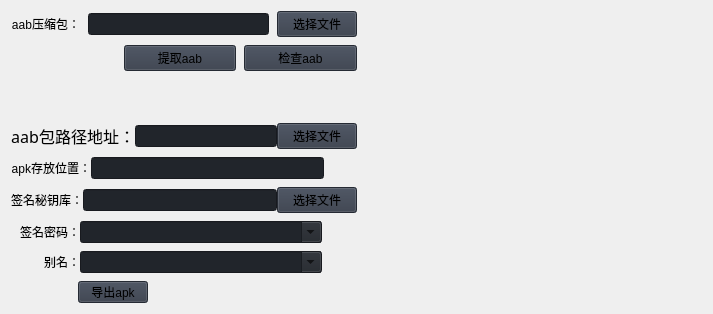
                     <widget class="QWidget" name="new_page2">
                      <layout class="QHBoxLayout" name="horizontalLayout_6" stretch="2,1,1">
                       <item>
                        <layout class="QVBoxLayout" name="aabManager" stretch="0,0,6,1,1,1,1,1,1">
                         <property name="spacing">
                          <number>8</number>
                         </property>
                         <item>
                          <layout class="QHBoxLayout" name="horizontalLayout_16" stretch="2,7,1">
                           <item>
                            <widget class="QLabel" name="label_7">
                             <property name="styleSheet">
                              <string notr="true">font: 12pt &quot;楷体&quot;;</string>
                             </property>
                             <property name="text">
                              <string>aab压缩包：</string>
                             </property>
                             <property name="alignment">
                              <set>Qt::AlignRight|Qt::AlignTrailing|Qt::AlignVCenter</set>
                             </property>
                            </widget>
                           </item>
                           <item>
                            <widget class="QLineEdit" name="zippath">
                             <property name="styleSheet">
                              <string notr="true">background-color: rgb(33, 37, 43);</string>
                             </property>
                             <property name="text">
                              <string/>
                             </property>
                            </widget>
                           </item>
                           <item>
                            <widget class="QPushButton" name="c_file1">
                             <property name="styleSheet">
                              <string notr="true">background-color: rgb(52, 59, 72);</string>
                             </property>
                             <property name="text">
                              <string>选择文件</string>
                             </property>
                            </widget>
                           </item>
                          </layout>
                         </item>
                         <item>
                          <layout class="QHBoxLayout" name="horizontalLayout_17" stretch="2,2,2">
                           <item>
                            <spacer name="horizontalSpacer_4">
                             <property name="orientation">
                              <enum>Qt::Horizontal</enum>
                             </property>
                             <property name="sizeHint" stdset="0">
                              <size>
                               <width>40</width>
                               <height>20</height>
                              </size>
                             </property>
                            </spacer>
                           </item>
                           <item>
                            <widget class="QPushButton" name="btn_aab_2">
                             <property name="styleSheet">
                              <string notr="true">background-color: rgb(52, 59, 72);</string>
                             </property>
                             <property name="text">
                              <string>提取aab</string>
                             </property>
                            </widget>
                           </item>
                           <item>
                            <widget class="QPushButton" name="pushButton_4">
                             <property name="styleSheet">
                              <string notr="true">background-color: rgb(52, 59, 72);</string>
                             </property>
                             <property name="text">
                              <string>检查aab</string>
                             </property>
                            </widget>
                           </item>
                          </layout>
                         </item>
                         <item>
                          <spacer name="verticalSpacer">
                           <property name="orientation">
                            <enum>Qt::Vertical</enum>
                           </property>
                           <property name="sizeHint" stdset="0">
                            <size>
                             <width>20</width>
                             <height>40</height>
                            </size>
                           </property>
                          </spacer>
                         </item>
                         <item>
                          <layout class="QHBoxLayout" name="horizontalLayout_13" stretch="2,7,1">
                           <property name="spacing">
                            <number>0</number>
                           </property>
                           <item>
                            <widget class="QLabel" name="label_2">
                             <property name="font">
                              <font>
                               <family>楷体</family>
                               <pointsize>12</pointsize>
                               <italic>false</italic>
                               <bold>false</bold>
                              </font>
                             </property>
                             <property name="styleSheet">
                              <string notr="true">font: 12pt &quot;楷体&quot;;</string>
                             </property>
                             <property name="text">
                              <string>aab包路径地址：</string>
                             </property>
                             <property name="alignment">
                              <set>Qt::AlignRight|Qt::AlignTrailing|Qt::AlignVCenter</set>
                             </property>
                            </widget>
                           </item>
                           <item>
                            <widget class="QLineEdit" name="aabfilepath">
                             <property name="styleSheet">
                              <string notr="true">background-color: rgb(33, 37, 43);</string>
                             </property>
                            </widget>
                           </item>
                           <item>
                            <widget class="QPushButton" name="c_file2">
                             <property name="styleSheet">
                              <string notr="true">background-color: rgb(52, 59, 72);</string>
                             </property>
                             <property name="text">
                              <string>选择文件</string>
                             </property>
                            </widget>
                           </item>
                          </layout>
                         </item>
                         <item>
                          <layout class="QHBoxLayout" name="horizontalLayout_10" stretch="2,7,1">
                           <property name="spacing">
                            <number>0</number>
                           </property>
                           <item>
                            <widget class="QLabel" name="label_3">
                             <property name="styleSheet">
                              <string notr="true">font: 12pt &quot;楷体&quot;;</string>
                             </property>
                             <property name="text">
                              <string>apk存放位置：</string>
                             </property>
                             <property name="alignment">
                              <set>Qt::AlignRight|Qt::AlignTrailing|Qt::AlignVCenter</set>
                             </property>
                            </widget>
                           </item>
                           <item>
                            <widget class="QLineEdit" name="apkfilepath">
                             <property name="styleSheet">
                              <string notr="true">background-color: rgb(33, 37, 43);</string>
                             </property>
                            </widget>
                           </item>
                           <item>
                            <spacer name="horizontalSpacer_5">
                             <property name="orientation">
                              <enum>Qt::Horizontal</enum>
                             </property>
                             <property name="sizeHint" stdset="0">
                              <size>
                               <width>40</width>
                               <height>20</height>
                              </size>
                             </property>
                            </spacer>
                           </item>
                          </layout>
                         </item>
                         <item>
                          <layout class="QHBoxLayout" name="horizontalLayout_8" stretch="2,7,1">
                           <property name="spacing">
                            <number>0</number>
                           </property>
                           <item>
                            <widget class="QLabel" name="label_4">
                             <property name="styleSheet">
                              <string notr="true">font: 12pt &quot;楷体&quot;;</string>
                             </property>
                             <property name="text">
                              <string>签名秘钥库：</string>
                             </property>
                             <property name="alignment">
                              <set>Qt::AlignRight|Qt::AlignTrailing|Qt::AlignVCenter</set>
                             </property>
                            </widget>
                           </item>
                           <item>
                            <widget class="QLineEdit" name="jksfilepath">
                             <property name="styleSheet">
                              <string notr="true">background-color: rgb(33, 37, 43);</string>
                             </property>
                            </widget>
                           </item>
                           <item>
                            <widget class="QPushButton" name="c_file3">
                             <property name="styleSheet">
                              <string notr="true">background-color: rgb(52, 59, 72);</string>
                             </property>
                             <property name="text">
                              <string>选择文件</string>
                             </property>
                            </widget>
                           </item>
                          </layout>
                         </item>
                         <item>
                          <layout class="QHBoxLayout" name="horizontalLayout_7" stretch="2,7,1">
                           <property name="spacing">
                            <number>0</number>
                           </property>
                           <item>
                            <widget class="QLabel" name="label_5">
                             <property name="styleSheet">
                              <string notr="true">font: 12pt &quot;楷体&quot;;</string>
                             </property>
                             <property name="text">
                              <string>签名密码：</string>
                             </property>
                             <property name="alignment">
                              <set>Qt::AlignRight|Qt::AlignTrailing|Qt::AlignVCenter</set>
                             </property>
                            </widget>
                           </item>
                           <item>
                            <widget class="QComboBox" name="keypass">
                             <property name="sizePolicy">
                              <sizepolicy hsizetype="MinimumExpanding" vsizetype="Maximum">
                               <horstretch>0</horstretch>
                               <verstretch>0</verstretch>
                              </sizepolicy>
                             </property>
                             <property name="styleSheet">
                              <string notr="true">background-color: rgb(33, 37, 43);</string>
                             </property>
                             <property name="editable">
                              <bool>true</bool>
                             </property>
                             <property name="currentText">
                              <string/>
                             </property>
                             <item>
                              <property name="text">
                               <string/>
                              </property>
                             </item>
                             <item>
                              <property name="text">
                               <string>mobiledevices72198</string>
                              </property>
                             </item>
                             <item>
                              <property name="text">
                               <string>amazing485961</string>
                              </property>
                             </item>
                             <item>
                              <property name="text">
                               <string>dn123123</string>
                              </property>
                             </item>
                             <item>
                              <property name="text">
                               <string>combined759426</string>
                              </property>
                             </item>
                             <item>
                              <property name="text">
                               <string>gotaway74516</string>
                              </property>
                             </item>
                             <item>
                              <property name="text">
                               <string>vothub48262</string>
                              </property>
                             </item>
                             <item>
                              <property name="text">
                               <string>familiar7534</string>
                              </property>
                             </item>
                             <item>
                              <property name="text">
                               <string>overseatest21</string>
                              </property>
                             </item>
                            </widget>
                           </item>
                           <item>
                            <spacer name="horizontalSpacer_6">
                             <property name="orientation">
                              <enum>Qt::Horizontal</enum>
                             </property>
                             <property name="sizeHint" stdset="0">
                              <size>
                               <width>40</width>
                               <height>20</height>
                              </size>
                             </property>
                            </spacer>
                           </item>
                          </layout>
                         </item>
                         <item>
                          <layout class="QHBoxLayout" name="horizontalLayout_14" stretch="2,7,1">
                           <property name="spacing">
                            <number>0</number>
                           </property>
                           <item>
                            <widget class="QLabel" name="label_6">
                             <property name="layoutDirection">
                              <enum>Qt::LeftToRight</enum>
                             </property>
                             <property name="styleSheet">
                              <string notr="true">font: 12pt &quot;楷体&quot;;</string>
                             </property>
                             <property name="text">
                              <string>别名：</string>
                             </property>
                             <property name="alignment">
                              <set>Qt::AlignRight|Qt::AlignTrailing|Qt::AlignVCenter</set>
                             </property>
                            </widget>
                           </item>
                           <item>
                            <widget class="QComboBox" name="ailas">
                             <property name="styleSheet">
                              <string notr="true">background-color: rgb(33, 37, 43);</string>
                             </property>
                             <property name="editable">
                              <bool>true</bool>
                             </property>
                             <property name="currentText">
                              <string/>
                             </property>
                             <item>
                              <property name="text">
                               <string/>
                              </property>
                             </item>
                             <item>
                              <property name="text">
                               <string>mobiledevices56982</string>
                              </property>
                             </item>
                             <item>
                              <property name="text">
                               <string>amazing98765</string>
                              </property>
                             </item>
                             <item>
                              <property name="text">
                               <string>gjhwcszy</string>
                              </property>
                             </item>
                             <item>
                              <property name="text">
                               <string>combined16548</string>
                              </property>
                             </item>
                             <item>
                              <property name="text">
                               <string>gotaway95136</string>
                              </property>
                             </item>
                             <item>
                              <property name="text">
                               <string>familiar9513</string>
                              </property>
                             </item>
                             <item>
                              <property name="text">
                               <string>vothub75915</string>
                              </property>
                             </item>
                             <item>
                              <property name="text">
                               <string>overseatest12</string>
                              </property>
                             </item>
                            </widget>
                           </item>
                           <item>
                            <spacer name="horizontalSpacer_7">
                             <property name="orientation">
                              <enum>Qt::Horizontal</enum>
                             </property>
                             <property name="sizeHint" stdset="0">
                              <size>
                               <width>40</width>
                               <height>20</height>
                              </size>
                             </property>
                            </spacer>
                           </item>
                          </layout>
                         </item>
                         <item>
                          <layout class="QHBoxLayout" name="horizontalLayout_15" stretch="3,2,2,7">
                           <item>
                            <spacer name="horizontalSpacer_2">
                             <property name="orientation">
                              <enum>Qt::Horizontal</enum>
                             </property>
                             <property name="sizeHint" stdset="0">
                              <size>
                               <width>40</width>
                               <height>20</height>
                              </size>
                             </property>
                            </spacer>
                           </item>
                           <item>
                            <widget class="QPushButton" name="btn_aab">
                             <property name="sizePolicy">
                              <sizepolicy hsizetype="Ignored" vsizetype="Fixed">
                               <horstretch>50</horstretch>
                               <verstretch>0</verstretch>
                              </sizepolicy>
                             </property>
                             <property name="minimumSize">
                              <size>
                               <width>70</width>
                               <height>22</height>
                              </size>
                             </property>
                             <property name="maximumSize">
                              <size>
                               <width>70</width>
                               <height>16777215</height>
                              </size>
                             </property>
                             <property name="styleSheet">
                              <string notr="true">background-color: rgb(52, 59, 72);</string>
                             </property>
                             <property name="text">
                              <string>导出apk</string>
                             </property>
                             <property name="iconSize">
                              <size>
                               <width>16</width>
                               <height>16</height>
                              </size>
                             </property>
                            </widget>
                           </item>
                           <item>
                            <widget class="QLabel" name="resultline">
                             <property name="text">
                              <string/>
                             </property>
                            </widget>
                           </item>
                           <item>
                            <spacer name="horizontalSpacer_3">
                             <property name="orientation">
                              <enum>Qt::Horizontal</enum>
                             </property>
                             <property name="sizeHint" stdset="0">
                              <size>
                               <width>40</width>
                               <height>20</height>
                              </size>
                             </property>
                            </spacer>
                           </item>
                          </layout>
                         </item>
                        </layout>
                       </item>
                       <item>
                        <spacer name="horizontalSpacer">
                         <property name="orientation">
                          <enum>Qt::Horizontal</enum>
                         </property>
                         <property name="sizeHint" stdset="0">
                          <size>
                           <width>379</width>
                           <height>20</height>
                          </size>
                         </property>
                        </spacer>
                       </item>
                       <item>
                        <layout class="QVBoxLayout" name="verticalLayout_22"/>
                       </item>
                      </layout>
                     </widget>
